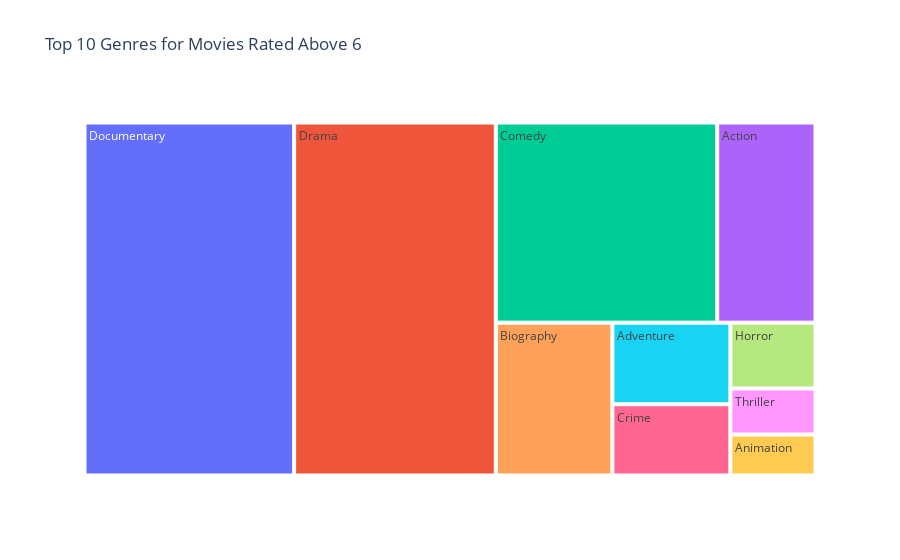

Here is the notebook cell this chart was saved with:
### Code cell
# Find the top_10_rated_genres by highest rating, with highest number of votes and movie count
top_10_rated_genres= """ 
SELECT mb.genres, COUNT(DISTINCT mr.movie_id) AS best_rated_genre
FROM movie_ratings mr
JOIN movie_basics mb USING(movie_id)
WHERE mr.averagerating > 6
GROUP BY mb.genres
ORDER BY best_rated_genre DESC
LIMIT 10;"""
top_10_rated_genres = pd.read_sql(top_10_rated_genres, conn)

# Create a treemap plot:
fig = px.treemap(
    top_10_rated_genres,
    path=['genres'], 
    values='best_rated_genre',
    title="Top 10 Genres for Movies Rated Above 6"
)

fig.show()

### Figure 1 — Plotly figure (JSON) as saved in the notebook; plotly's stock layout.template omitted (floating-point values rounded to 4 significant figures)
{"data": [{"branchvalues": "total", "domain": {"x": [0, 1], "y": [0, 1]}, "hovertemplate": "labels=%{label}<br>best_rated_genre=%{value}<br>parent=%{parent}<br>id=%{id}<extra></extra>", "ids": ["Action", "Adventure", "Animation", "Biography", "Comedy", "Crime", "Documentary", "Drama", "Horror", "Thriller"], "labels": ["Action", "Adventure", "Animation", "Biography", "Comedy", "Crime", "Documentary", "Drama", "Horror", "Thriller"], "name": "", "parents": ["", "", "", "", "", "", "", "", "", ""], "type": "treemap", "values": [3322, 1627, 589, 3009, 7483, 1420, 12497, 12023, 946, 662]}], "layout": {"legend": {"tracegroupgap": 0}, "title": {"text": "Top 10 Genres for Movies Rated Above 6"}}}
